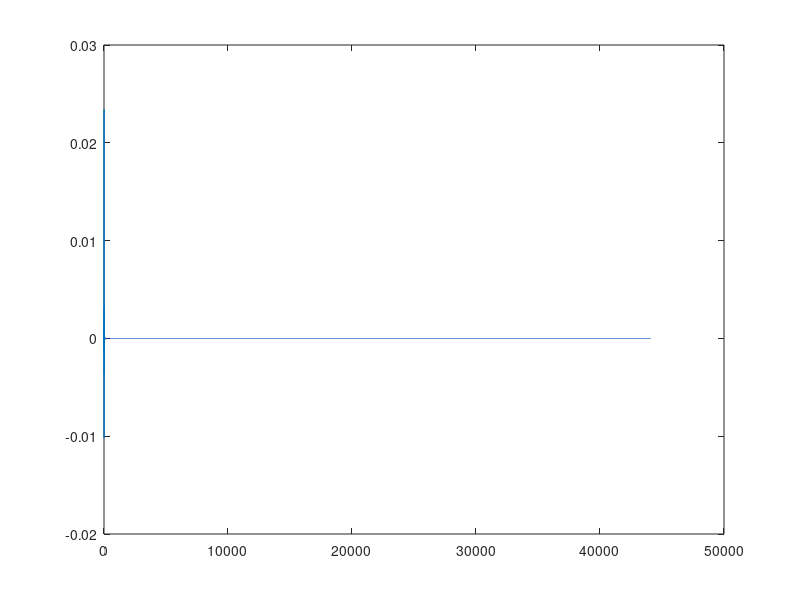

Source code (MATLAB):
% Square mesh based on STK
% Square Junctions
% No animation

%% Variables and initialization

fs = 44100; % sampling frequency

Tsec = 1; % duration of simulation (Seconds)
Tsamp = Tsec*fs; % duration of simulation (Samples)

NJ = 6; % number of junctions

% initialize calculation matrices

vE = zeros(NJ, NJ); % east velocity wave
vW = zeros(NJ, NJ); % west velocity wave
vN = zeros(NJ, NJ); % north velocity wave
vS = zeros(NJ, NJ); % south velocity wave

% alternating matrix (matrix for first step, it will contain the excitation)

vE1 = zeros(NJ, NJ); % east velocity wave
vW1 = zeros(NJ, NJ); % west velocity wave
vN1 = zeros(NJ, NJ); % north velocity wave
vS1 = zeros(NJ, NJ); % south velocity wave

v = zeros(NJ-1, NJ-1); % junctions' velocity

y = zeros(1, Tsamp); % output

% reflexion

r_coeff = -1; % reflexion coefficient (-1 for perfect inverse phase reflection)
decayFactor = 0.09; 
a = -0.009;
b = 1 - abs(a);

% b = [0.5 0.5];
% a = 1;


%% Excitation parameters

% excitation position and size

excite_size = ceil(NJ/5); % excitation size
excite_pos = ceil(NJ/2); % excitation centrale position (gravity center of the strike)
% exite_pos = round((NJ-exite_size)/2); % center position (middle-10%)

% excitation shape and velocity

excite_temp = zeros(NJ-1, 1); % temporary excitation vector
% fill values around excitation point with a sine shape
excite_temp(excite_pos-round(excite_size/2):excite_pos-round(excite_size/2)+excite_size-1)...
    = 0.25*sin(pi*[0:excite_size-1]/(excite_size)); % 0.25 is the amplitude, thus the strike force!
% transpose to make it an area (vector becomes a matrix)
excite = excite_temp*transpose(excite_temp); % excitation!
% excite mesh with our sine excitation signal -> fill the alternating matrix
vW1(1:NJ-1, 1:NJ-1) = excite;
vN1(1:NJ-1, 1:NJ-1) = excite;
vE1(1:NJ-1, 2:NJ) = excite;
vS1(2:NJ, 1:NJ-1) = excite;


%% 


%% Main loop

% update junctions' velocitiy with excitation signal
v = 0.5 * (vW1(1:NJ-1,1:NJ-1) + vE1(1:NJ-1,2:NJ) + vN1(1:NJ-1,1:NJ-1) + vS1(2:NJ,1:NJ-1));

for i = 1:Tsamp
    
    if (mod(i,2) == 0) % clock 0 (even)
        
        % Velocities
        v = 0.5 * (vW(1:NJ-1,1:NJ-1) + vE(1:NJ-1,2:NJ) + vN(1:NJ-1,1:NJ-1) + vS(2:NJ,1:NJ-1));
        
        % v^+ = v_j - v^-
        vW1(1:NJ-1,2:NJ)   = v - vE(1:NJ-1,2:NJ);
        vN1(2:NJ,1:NJ-1)   = v - vS(2:NJ,1:NJ-1);
        vE1(1:NJ-1,1:NJ-1) = v - vW(1:NJ-1,1:NJ-1);
        vS1(1:NJ-1,1:NJ-1) = v - vN(1:NJ-1,1:NJ-1);
        
        % Boundaries
        vW1(1:NJ-1,1)  = decayFactor * filter(b, [1 a],   vE(1:NJ-1,1));
        vE1(1:NJ-1,NJ) = decayFactor * filter(b, [1 a],   vW(1:NJ-1,NJ));
        vN1(1,1:NJ-1)  = decayFactor * filter(b, [1 a],   vS(1,1:NJ-1));
        vS1(NJ,1:NJ-1) = decayFactor * filter(b, [1 a],   vN(NJ,1:NJ-1));
        
    else               % clock 1 (odd)
        
        % Velocities
        v = 0.5 * (vW1(1:NJ-1,1:NJ-1) + vE1(1:NJ-1,2:NJ) + vN1(1:NJ-1,1:NJ-1) + vS1(2:NJ,1:NJ-1));
        
        % v^+ = v_j - v^-
        vW(1:NJ-1,2:NJ)   = v - vE1(1:NJ-1,2:NJ);
        vN(2:NJ,1:NJ-1)   = v - vS1(2:NJ,1:NJ-1);
        vE(1:NJ-1,1:NJ-1) = v - vW1(1:NJ-1,1:NJ-1);
        vS(1:NJ-1,1:NJ-1) = v - vN1(1:NJ-1,1:NJ-1);
%         
        % Boundaries
        vW(1:NJ-1,1)  = decayFactor * filter(b, [1 a],   vE1(1:NJ-1,1));
        vE(1:NJ-1,NJ) = decayFactor * filter(b, [1 a],   vW1(1:NJ-1,NJ));
        vN(1,1:NJ-1)  = decayFactor * filter(b, [1 a],   vS1(1,1:NJ-1));
        vS(NJ,1:NJ-1) = decayFactor * filter(b, [1 a],   vN1(NJ,1:NJ-1));
        
    end
    
    % sound output pick up location
    y(i) = v(NJ-1,NJ-1);
end

soundsc(y,fs)
plot(y)

%[res, fsres]=audioread('snare_sample_residual.wav');





